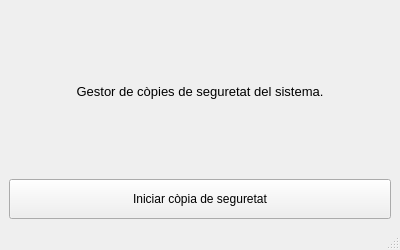
<?xml version="1.0" encoding="UTF-8"?>
<ui version="4.0">
 <class>MainWindow</class>
 <widget class="QMainWindow" name="MainWindow">
  <property name="enabled">
   <bool>true</bool>
  </property>
  <property name="geometry">
   <rect>
    <x>0</x>
    <y>0</y>
    <width>400</width>
    <height>250</height>
   </rect>
  </property>
  <property name="windowTitle">
   <string>Gestor de còpies de seguretat</string>
  </property>
  <widget class="QWidget" name="centralwidget">
   <layout class="QVBoxLayout" name="verticalLayout">
    <item>
     <widget class="QLabel" name="label_info">
      <property name="font">
       <font>
        <pointsize>10</pointsize>
        <kerning>true</kerning>
       </font>
      </property>
      <property name="text">
       <string>Gestor de còpies de seguretat del sistema.</string>
      </property>
      <property name="textFormat">
       <enum>Qt::TextFormat::AutoText</enum>
      </property>
      <property name="scaledContents">
       <bool>true</bool>
      </property>
      <property name="alignment">
       <set>Qt::AlignmentFlag::AlignCenter</set>
      </property>
     </widget>
    </item>
    <item>
     <widget class="QPushButton" name="btn_iniciar">
      <property name="minimumSize">
       <size>
        <width>0</width>
        <height>40</height>
       </size>
      </property>
      <property name="text">
       <string>Iniciar còpia de seguretat</string>
      </property>
     </widget>
    </item>
   </layout>
  </widget>
  <widget class="QMenuBar" name="menubar">
   <property name="geometry">
    <rect>
     <x>0</x>
     <y>0</y>
     <width>400</width>
     <height>33</height>
    </rect>
   </property>
  </widget>
  <widget class="QStatusBar" name="statusbar"/>
 </widget>
 <resources/>
 <connections/>
</ui>
